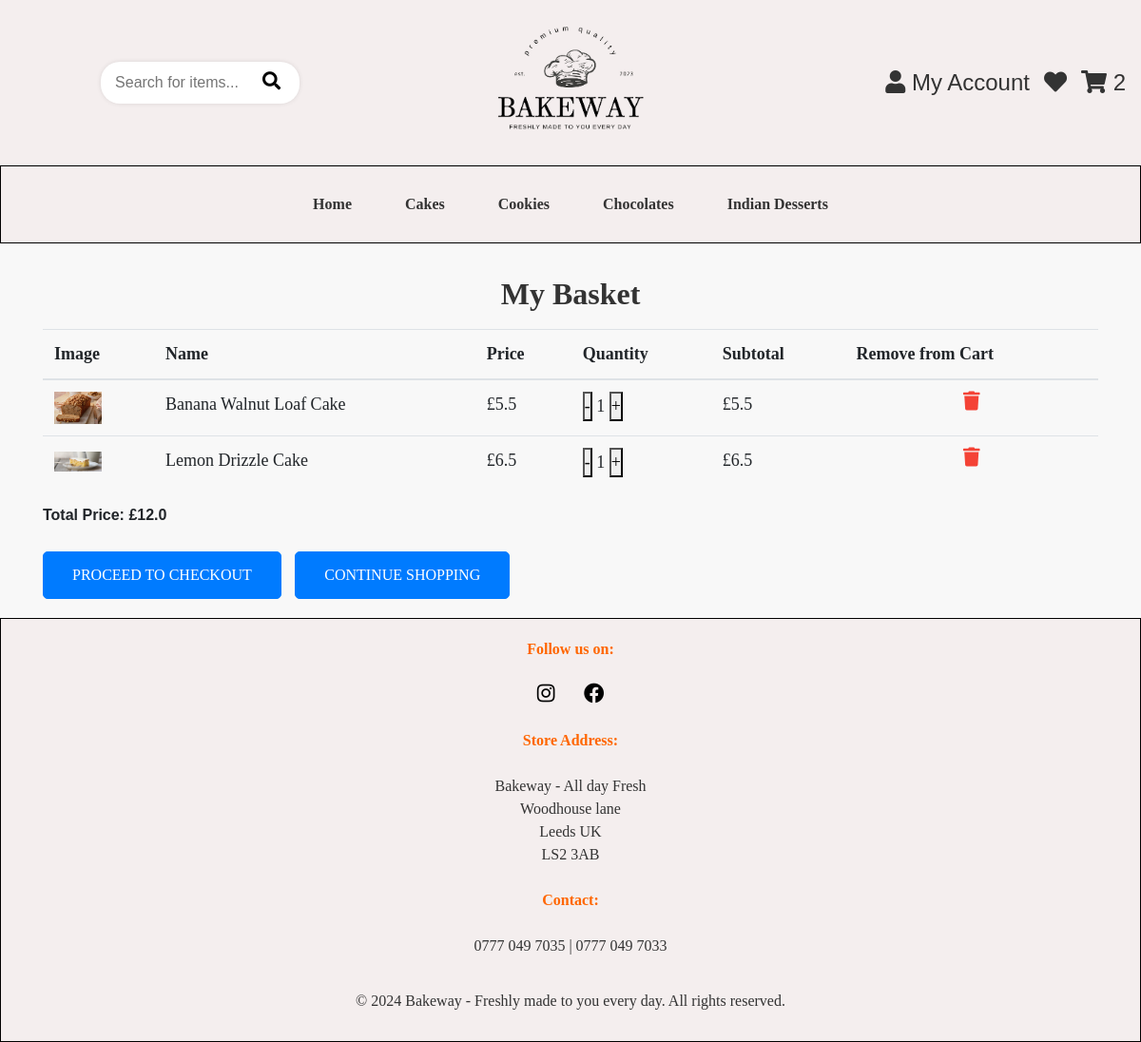
/cart (signed in), run on an earlier commit of the app's database.
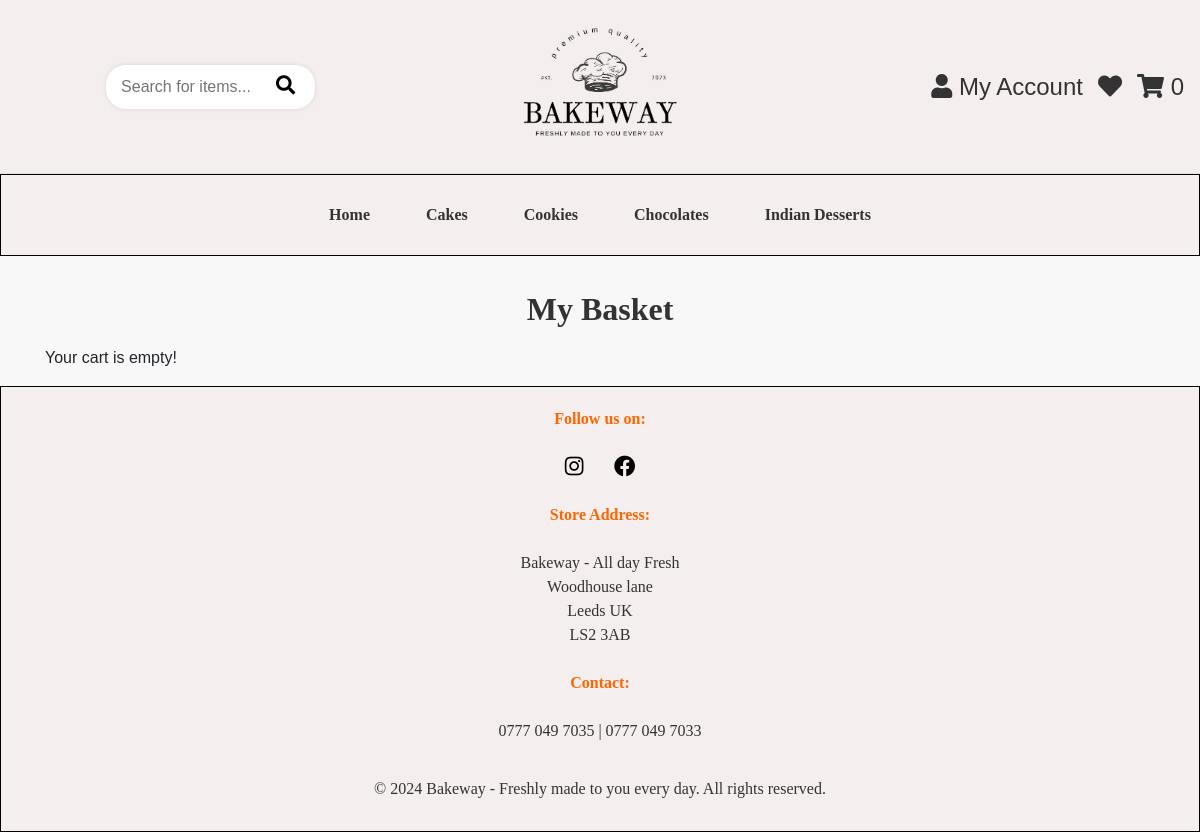
And on a later commit of the database.
### app/models.py (models this page shows, shortened)
class Product(db.Model):
    id = db.Column(db.Integer, primary_key=True)
    name = db.Column(db.String(100), nullable=False)
    description = db.Column(db.Text, nullable=False)
    price = db.Column(db.Float, nullable=False)
    category = db.Column(db.String(50), nullable=False)  # 'Cake', 'Cookie', 'Chocolate', 'Desserts'.
    image = db.Column(db.String(225), nullable=False)
    stock = db.Column(db.Integer, nullable=False, default=0)  # Stock quantity

### app/views.py (the view, shortened to what this page needs)
@app.route('/cart')
def view_cart():
    if current_user.is_authenticated:
        cart_items = CartItem.query.filter_by(user_id=current_user.id).all()
        cart = [{
            'id': item.product.id,
            'name': item.product.name,
            'price': item.product.price,
            'quantity': item.quantity,
            'stock': item.product.stock,
            'image': item.product.image
        } for item in cart_items]
        for item in cart:
            if item['quantity'] > item['stock']:
                item['quantity'] = item['stock']
                flash(f"Insufficient stock for {item['name']}. Quantity has been adjusted to {item['stock']}.", "danger")
    total_price = sum(item['price'] * item['quantity'] for item in cart)
    return render_template('cart.html', cart=cart, total_price=total_price)

### app/__init__.py (called while the page is built)
@login_manager.user_loader
def load_user(user_id):
    return User.query.get(int(user_id))

### app/views.py (called while the page is built)
@app.before_request
def initialize_cart():
    if 'cart' not in session:
        session['cart'] = {}

@app.context_processor
def inject_cart_quantity():
    if current_user.is_authenticated:
        total_quantity = db.session.query(
            db.func.sum(CartItem.quantity)
        ).filter_by(user_id=current_user.id).scalar() or 0
    else:
        cart = session.get('cart', {})
        total_quantity = sum(item['quantity'] for item in cart.values())
    return dict(cart_total_quantity=total_quantity)

### app/templates/cart.html
{% extends "base.html" %}
{% block content %}
<h2><strong>My Basket</strong></h2>
{% if cart %}
<div class="table-responsive">
  <table class="table">
    <thead>
      <tr>
        <th>Image</th>
        <th>Name</th>
        <th>Price</th>
        <th>Quantity</th>
        <th>Subtotal</th>
        <th>Remove from Cart</th>
      </tr>
    </thead>
    <tbody>
      {% for item in cart %}
      <tr id="item-row-{{ item.id }}">
        <td data-label="Image"><img src="{{ url_for('static', filename=item.image) }}" alt="{{ item.name }}" width="50"></td>
        <td data-label="Name">{{ item.name }}</td>
        <td data-label="Price">£{{ item.price }}</td>
        <td data-label="Quantity">
          <button class="update-quantity" data-item-id="{{ item.id }}" data-change="-1">-</button>
          <span id="quantity-{{ item.id }}">{{ item.quantity }}</span>
          <button class="update-quantity" data-item-id="{{ item.id }}" data-change="1">+</button>
      </td>
        <td data-label="Total" id="total-{{ item.id }}">£{{ item.price * item.quantity }}</td>
        <td data-label="Remove">
          <a href="{{ url_for('delete_item', item_id=item.id) }}" class="delete-btn">
            <i class="fa fa-trash"></i>
          </a>
        </td>
      </tr>
      {% endfor %}
    </tbody>
  </table>
</div>
<p id="total-price" class="font-weight-bold">Total Price: £{{ total_price }}</p>
  {% if not current_user.is_authenticated %}
  <a href="{{ url_for('login') }}" class="btn btn-light custom-btn">Login to Checkout</a>
  {% else %}
  <a href="{{ url_for('checkout') }}" class="btn btn-light custom-btn">Proceed to Checkout</a>
  {% endif %}
  <a href="{{ url_for('home') }}" class="btn btn-light custom-btn">Continue Shopping</a>
{% else %}
<p>Your cart is empty!</p>
{% endif %}
{% endblock %}

What changed in the data, as far as the page shows it:
no longer on this page (row edited): Product: image (picture), name "Banana Walnut Loaf Cake", price "5.5", quantity "1", item.price*item.quantity "5.5"
no longer on this page (row edited): Product: image (picture), name "Lemon Drizzle Cake", price "6.5", quantity "1", item.price*item.quantity "6.5"
Also different on the page:
{{ cart_total_quantity }}: "2" → "0"
{{ total_price }}: "12.0" → (not shown)
text no longer shown: "Image Name Price Quantity Subtotal Remove from Cart Total Price: £ PROCEED TO CHECKOUT CONTINUE SHOPPING"
text now shown: "Your cart is empty!"
